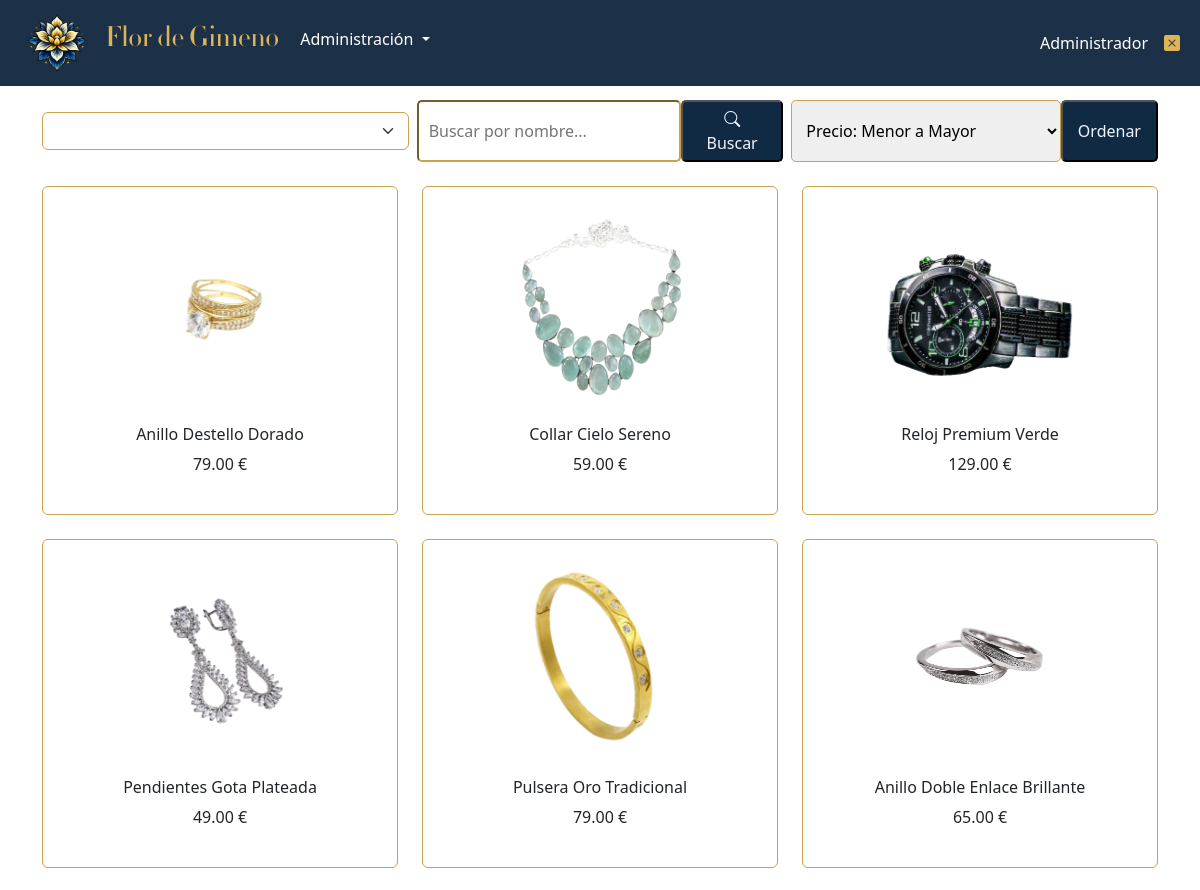
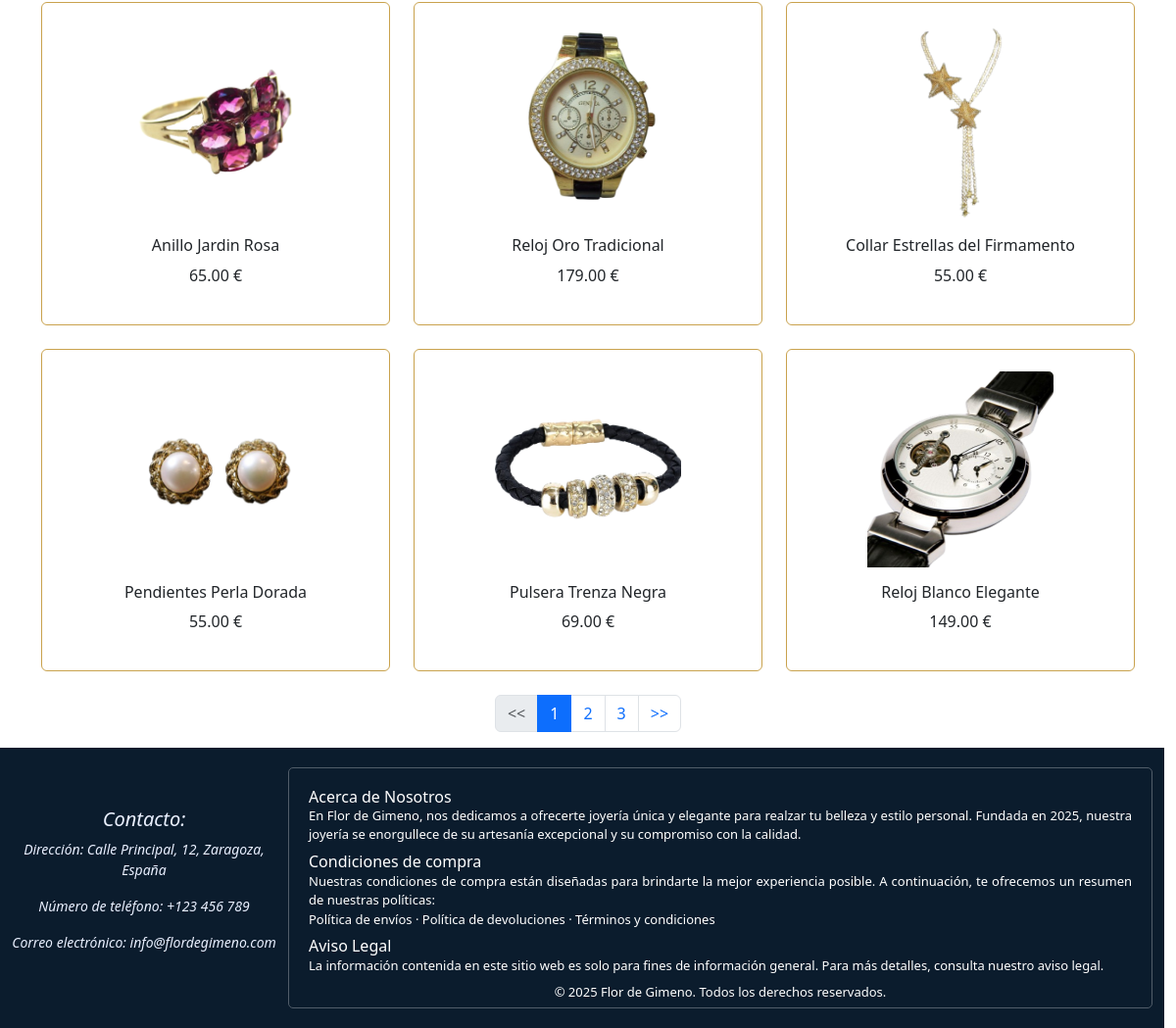
The app's page /productos.php (signed in) with its own data (2 pictures, top to bottom).
### tables this page shows
CREATE TABLE productos (
    idProducto INT AUTO_INCREMENT PRIMARY KEY,
    idTipo INT,
    nombre VARCHAR(150) NOT NULL,
    descripcion TEXT,
    precio DECIMAL(10, 2) NOT NULL,
    imagen VARCHAR(255),
	FOREIGN KEY (idTipo) REFERENCES tiposProducto(idTipo)
);

### modelos/producto.php (called while the page is built, shortened)
<?php
class Producto {
    public static function listado($pag) {
        $tamPagina = TAM_PAGINA;
        $offset = ($pag-1) * $tamPagina;
        $bd = abrirBD();
        $st = $bd->prepare("SELECT p.*, t.nombre as tipo FROM productos p
            INNER JOIN tiposproducto t ON p.idTipo=t.idTipo
            ORDER BY idProducto
            LIMIT ?,?;");
        $st->bind_param('ii',$offset,$tamPagina);
        $ok = $st->execute();
        $res = $st->get_result();
        $productos = [];
        while ($producto = $res->fetch_assoc()) {
            $productos[] = $producto;
        }
        return $productos;
    }
    public static function cuenta(){
        $bd = abrirBD();
        $st = $bd->prepare("SELECT COUNT(*) as num
            FROM productos p;");
        $ok = $st->execute();
        $res = $st->get_result();
        $datos = $res->fetch_assoc();
        return $datos['num'];
    }
}

### lib/funciones.php (called while the page is built, shortened)
<?php
function e($s){
    return htmlspecialchars($s, ENT_QUOTES);
}

### productos.php (the view, shortened to what this page needs)
<?php
require_once __DIR__.'/modelos/producto.php';
require_once __DIR__.'/lib/funciones.php';
if (isset($_GET['pag'])) {
    $pag = $_GET['pag'];
} else {
    $pag = 1;
}
if(isset($_GET['idTipo'])) {
    $idTipo = $_GET['idTipo'];
    $_SESSION['idTipo'] = $idTipo;
    if (isset($_GET['nombreProducto'])) {
        $nombreProducto = $_GET['nombreProducto'];
        $_SESSION['nombreProducto'] = $nombreProducto;
        if(isset($_GET['orden'])) {
            $orden = $_GET['orden'];
            if($idTipo == 0) {
                $productos = Producto::listadoBusquedaOrdenado($pag, $nombreProducto, $orden);
            }
            else {
                $productos = Producto::listadoFiltradoBusquedaOrdenado($pag, $idTipo, $nombreProducto, $orden);
            }
        }
        else {
            if($idTipo == 0) {
                $productos = Producto::listadoBusqueda($pag, $nombreProducto);
            }
            else {
                $productos = Producto::listadoFiltradoBusqueda($pag, $idTipo, $nombreProducto);
            }
        }
        if($idTipo == 0) {
            $numProductos = Producto::cuentaBusqueda($nombreProducto);
        }
        else {
            $numProductos = Producto::cuentaFiltradoBusqueda($idTipo, $nombreProducto);
        }
    }
    else {
        $nombreProducto="";
        if(isset($_GET['orden'])) {
            $orden = $_GET['orden'];
            if($idTipo == 0) {
                $productos = Producto::listadoOrdenado($pag, $orden);
            }
            else {
                $productos = Producto::listadoFiltradoOrdenado($idTipo, $pag, $orden);
            }
        }
        else {
            if($idTipo == 0) {
                $productos = Producto::listado($pag);
            }
            else {
                $productos = Producto::listadoFiltrado($idTipo, $pag);
            }
        }
        if($idTipo == 0) {
            $numProductos = Producto::cuenta();
        }
        else {
            $numProductos = Producto::cuentaFiltrado($idTipo);
        }
    }
}
else {
    $idTipo=0;
    if (isset($_GET['nombreProducto'])) {
        $nombreProducto = $_GET['nombreProducto'];
        $_SESSION['nombreProducto'] = $nombreProducto;
        if(isset($_GET['orden'])) {
            $orden = $_GET['orden'];
            $productos = Producto::listadoBusquedaOrdenado($pag, $nombreProducto, $orden);
        }
        else {
            $productos = Producto::listadoBusqueda($pag, $nombreProducto);
        }
        $numProductos = Producto::cuentaBusqueda($nombreProducto);
    }
    else {
        if(isset($_GET['orden'])) {
            $orden = $_GET['orden'];
            $productos = Producto::listadoOrdenado($pag, $orden);
        }
        else {
            $productos = Producto::listado($pag);
        }
        $numProductos = Producto::cuenta();
    }
}
$numPaginas = ceil($numProductos / TAM_PAGINA);
include __DIR__.'/include/cabecera.php';
include __DIR__.'/include/menu.php';
?>
<div class="row filtros g-2">
    <div class="col-12 col-md-4">
        <select class="form-select" id="tipos"></select>
    </div>
    <div class="col-12 col-md-4">
        <form action="productos.php" method="GET" class="d-flex">
            <input type="text" name="nombreProducto" class="search-input" placeholder="Buscar por nombre...">
            <button type="submit" class="search-button"><i class="bi bi-search"></i> Buscar</button>
        </form>
    </div>
    <div class="col-12 col-md-4 d-flex">
        <select name="orden" id="orden" class="orden" class="form-select me-2">
            <option value="ASC">Precio: Menor a Mayor</option>
        </select>
        <button id="btnOrdenar" class="btn-ordenar">Ordenar</button>
    </div>
</div>
<br/>
<div class="row productos">
    <?php if (!empty($productos)) : ?>
        <?php foreach($productos as $producto) : ?>
            <div class="col-md-4 col-sm-12">
                <div class="card mb-4 btn btnDetalles" data-producto-id="<?=$producto['idProducto']?>">
                    <img src="fotos/<?=e($producto['idProducto']) . '_' . e($producto['imagen'])?>" class="card-img-top mx-auto mt-3"/>
                    <div class="card-body">
                        <div class="col-md-12 text-center">
                            <h6><?=e($producto['nombre'])?></h6>
                        </div>
                        <div class="col-md-12 text-center">
                            <p><?=e($producto['precio'])?> €</p>
                        </div>
                    </div>
                </div>
            </div>
        <?php endforeach; ?>
    <?php else: ?>
        <p style="margin-top: 50px;"><i class="bi bi-bag-x"></i> Lo sentimos, no se han encontrado productos que coincidan con tu búsqueda.</p>
    <?php endif; ?>
</div>
<?php if (($numPaginas)>1) : ?>
    <nav>
        <ul class="pagination justify-content-center">
            <li class="page-item <?php if ($pag == 1) echo 'disabled'; ?>">
                <a class="page-link" href="productos.php?pag=<?= $pag - 1 ?>&idTipo=<?= $idTipo ?>">
                    &lt;&lt;
                </a>
            </li>
            <?php for ($i = 1; $i <= $numPaginas; $i++) : ?>
                <li class="page-item <?php if ($pag == $i) echo 'active'; ?>">
                    <a class="page-link" href="productos.php?pag=<?= $i ?>&idTipo=<?= $idTipo ?>">
                        <?= $i ?>
                    </a>
                </li>
            <?php endfor; ?>
            <li class="page-item <?= ($pag == $numPaginas) ? "disabled" : "" ?>">
                <a class="page-link" href="productos.php?pag=<?= $pag + 1 ?>&idTipo=<?= $idTipo ?>">
                    &gt;&gt;
                </a>
            </li>
        </ul>
    </nav>
<?php endif; ?>
<?php include __DIR__.'/include/scripts.php';?>
<?php include __DIR__.'/include/pie.php';?>

### css/estilos.css (style rules this page uses)
body { padding-top: 90px; background-color: #FFFFFF; color: #1F2933; }
.filtros select { border-color: #C9A24D; margin-top: 10px; }
.filtros div { text-align: center; align-content: center; }
.filtros .search-input { border-color: #C9A24D; padding: 5px 10px; border-radius: 5px; width: 75%; margin-top: 10px; }
.filtros .search-button { background-color: #102A43; color: #F1F4FD; padding: 5px 15px; border-radius: 5px; margin-top: 10px; }
.filtros .orden { border-color: #C9A24D; padding: 5px 10px; border-radius: 5px; width: 75%; }
.filtros .btn-ordenar { background-color: #102A43; color: #F1F4FD; padding: 5px 15px; border-radius: 5px; margin-top: 10px; }
.productos .btnDetalles { border-color: #C9A24D; max-height: 330px; max-width: 400px; }
.productos .btnDetalles img { height: 200px; width: 190px; }

### records on screen
productos: imagen (picture), nombre "Anillo Destello Dorado", precio "79.00"
productos: imagen (picture), nombre "Collar Cielo Sereno", precio "59.00"
productos: imagen (picture), nombre "Reloj Premium Verde", precio "129.00"
productos: imagen (picture), nombre "Pendientes Gota Plateada", precio "49.00"
productos: imagen (picture), nombre "Pulsera Oro Tradicional", precio "79.00"
productos: imagen (picture), nombre "Anillo Doble Enlace Brillante", precio "65.00"
productos: imagen (picture), nombre "Anillo Jardin Rosa", precio "65.00"
productos: imagen (picture), nombre "Reloj Oro Tradicional", precio "179.00"
productos: imagen (picture), nombre "Collar Estrellas del Firmamento", precio "55.00"
productos: imagen (picture), nombre "Pendientes Perla Dorada", precio "55.00"
productos: imagen (picture), nombre "Pulsera Trenza Negra", precio "69.00"
productos: imagen (picture), nombre "Reloj Blanco Elegante", precio "149.00"

### other values on screen
$usuario->nombre "Administrador"
